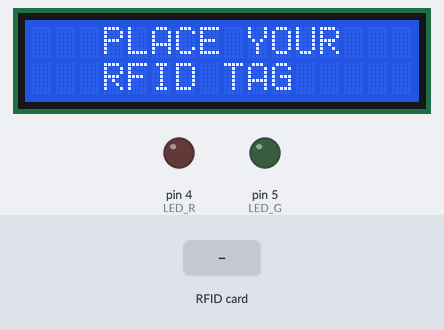
A sketch run on a simulated Arduino Uno, built with avr-gcc and run on an emulated ATmega328P. Parts: 16×2 character LCD, output pins drawn as LEDs (lit = HIGH). The inputs (shaded band) are chosen by the test bench. Pins used as bus, display or sensor lines are not drawn; what the sketch prints to the serial monitor is not drawn.

Above: at 4.3 s.
4.4 s: RFID card 5E 7A 19 C4 held to the reader
At 6.1 s:
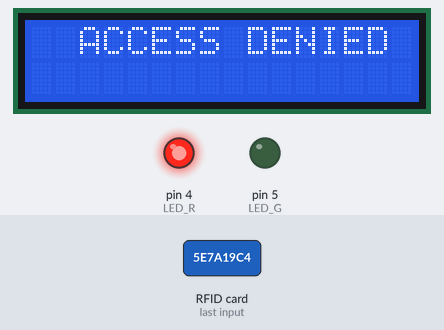
At 7.7 s:
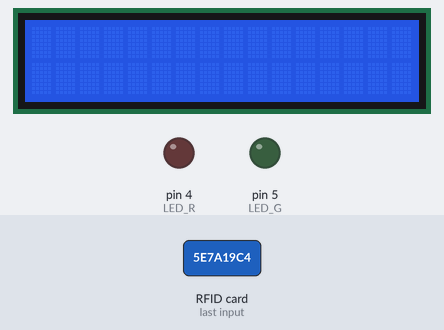
8.5 s: RFID card D3 16 EC 11 held to the reader
At 10.6 s:
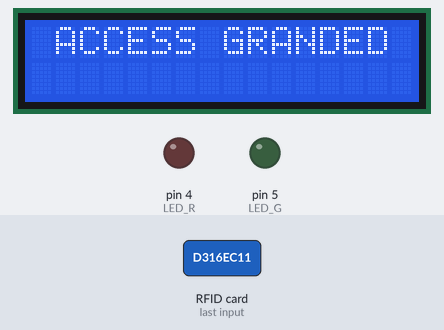
Timing chart, 0 to 21.4 s (numbered marks = the images above; inputs shaded):
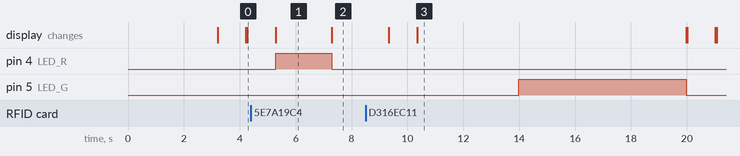

Measured:
- after the input at 4.4 s, pin 4 (LED_R): LOW → HIGH after 0.89 s, → LOW 2.0 s later; the display: changes after 0.89 s (image 1)
- after the input at 8.5 s, pin 5 (LED_G): LOW → HIGH after 5.5 s, → LOW 6.0 s later; the display: first differs from a run without the input after 1.8 s (image 3)
- what the display in image 1 shows lasts 2.0 s, from 5.3 s to 7.3 s

The sketch:

data.ino
```cpp
#include <ArduinoJson.h>
#include <SoftwareSerial.h>
#include <SPI.h>
#include <Wire.h>
#include <MFRC522.h>
#include <LiquidCrystal_I2C.h>

SoftwareSerial s_serial_to_esp(3, 2);
LiquidCrystal_I2C lcd(0x27, 16, 2);

#define SS_PIN 10
#define RST_PIN 9
#define LED_G 5
#define LED_R 4

MFRC522 mfrc522(SS_PIN, RST_PIN);
float Data;

void setup()

{
  lcd.begin();
  Serial.begin(9600);
  while (!Serial) continue;
  s_serial_to_esp.begin(4800);
  Serial.flush();

  lcd.begin();
  lcd.backlight();
  lcd.print("     WELCOME");
  delay(3000);
  lcd.clear();

  SPI.begin();
  mfrc522.PCD_Init();
  pinMode(LED_G, OUTPUT);
  pinMode(LED_R, OUTPUT);


}
void loop()
{
lcd.clear();
lcd.print("   PLACE YOUR");
lcd.setCursor(0, 1);
lcd.print("   RFID TAG");
delay(1000);
lcd.clear();

DynamicJsonBuffer jBuffer;
JsonObject& root = jBuffer.createObject();
root["Data"] = Data;

  if ( ! mfrc522.PICC_IsNewCardPresent())
  {
    return;
  }
  // Select one of the cards
  if ( ! mfrc522.PICC_ReadCardSerial())
  {
    return;
  }
  String content= "";
  byte letter;
  for (byte i = 0; i < mfrc522.uid.size; i++)
  {

     content.concat(String(mfrc522.uid.uidByte[i] < 0x10 ? " 0" : " "));
     content.concat(String(mfrc522.uid.uidByte[i], HEX));
  }
  content.toUpperCase();
  if (content.substring(1) == "D3 16 EC 11")
  {

   lcd.clear();
   lcd.print(" ACCESS GRANDED");
   for (int Data = 1; Data <= 100; Data++){
   root.prettyPrintTo(s_serial_to_esp);
   Serial.print(Data);
   }

    digitalWrite(LED_G, HIGH);
    delay(6000);
    lcd.clear();
    digitalWrite(LED_G, LOW);
  }

 else   {

   lcd.print("  ACCESS DENIED");
   lcd.setCursor(0, 0);
       digitalWrite(LED_R, HIGH);
    delay(2000);
           digitalWrite(LED_R, LOW);
              lcd.clear();
    delay(2000);

  }
}
```
